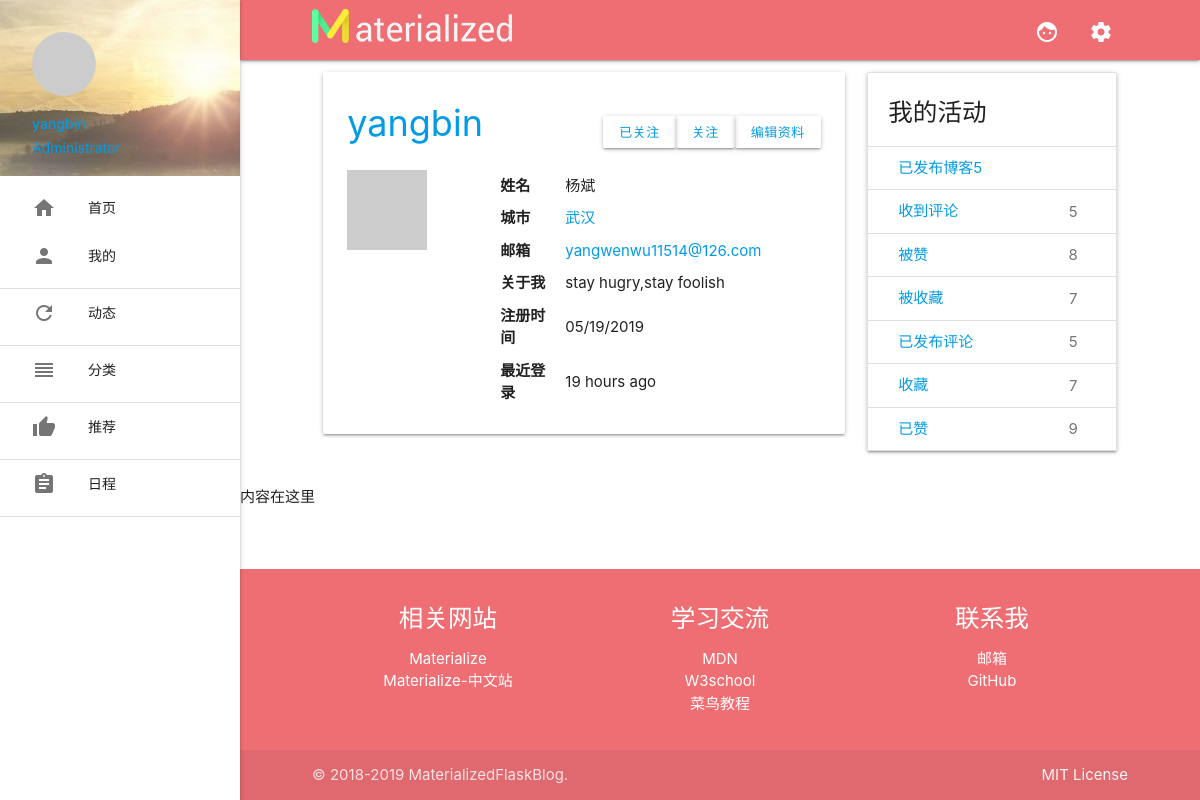
/test (signed in), run on an earlier commit of the app's database.
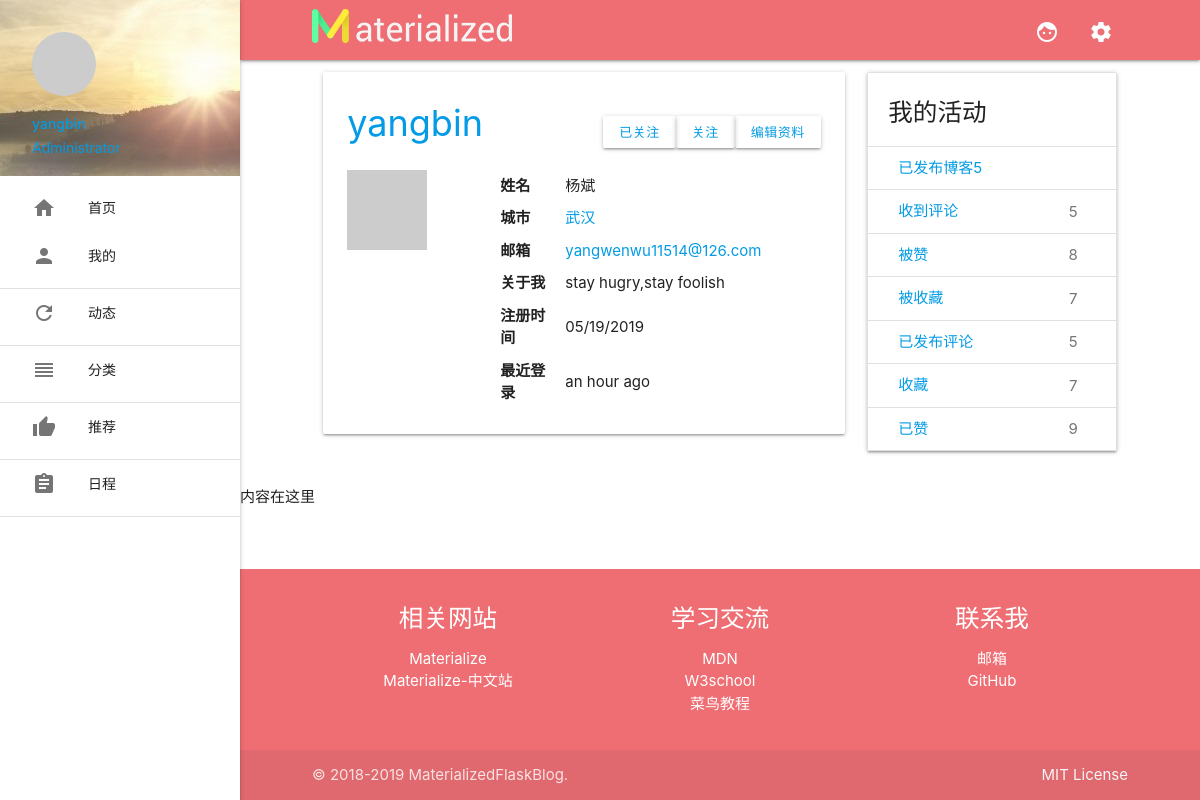
And on a later commit of the database.
### app/models.py (models this page shows, shortened)
class User(UserMixin, db.Model):
    __tablename__ = 'users'
    id = db.Column(db.Integer, primary_key=True)
    email = db.Column(db.String(64), unique=True, index=True)
    username = db.Column(db.String(64), unique=True, index=True)
    role_id = db.Column(db.Integer, db.ForeignKey('roles.id'))
    password_hash = db.Column(db.String(128))
    confirmed = db.Column(db.Boolean, default=False)
    name = db.Column(db.String(64))
    location = db.Column(db.String(64))
    about_me = db.Column(db.Text())
    member_since = db.Column(db.DateTime(), default=datetime.utcnow)
    last_seen = db.Column(db.DateTime(), default=datetime.utcnow)
    avatar_hash = db.Column(db.String(32))
    posts = db.relationship('Post', backref='author', lazy='dynamic')
    followed = db.relationship('Follow',
                               foreign_keys=[Follow.follower_id],
                               backref=db.backref('follower', lazy='joined'),
                               lazy='dynamic',
                               cascade='all, delete-orphan')
    followers = db.relationship('Follow',
                                foreign_keys=[Follow.followed_id],
                                backref=db.backref('followed', lazy='joined'),
                                lazy='dynamic',
                                cascade='all, delete-orphan')
    comments = db.relationship('Comment', backref='author', lazy='dynamic')
    collections = db.relationship('Post',
                                  secondary=collect,
                                  backref=db.backref('collectors', lazy='dynamic'),
                                  lazy='dynamic')
    liked_posts = db.relationship('Post',
                                  secondary=like,
                                  backref=db.backref('likers', lazy='dynamic'),
                                  lazy='dynamic')
    items = db.relationship('Item', backref='author', cascade='all')
    @property
    def password(self):
        raise AttributeError('password is not a readable attribute')
    def ping(self):
        self.last_seen = datetime.utcnow()
        db.session.add(self)
    def gravatar_hash(self):
        return hashlib.md5(self.email.lower().encode('utf-8')).hexdigest()
    def gravatar(self, size=100, default='identicon', rating='g'):
        url = 'https://secure.gravatar.com/avatar'
        hash = self.avatar_hash or self.gravatar_hash()
        return '{url}/{hash}?s={size}&d={default}&r={rating}'.format(
            url=url, hash=hash, size=size, default=default, rating=rating)
    def collect(self, post):
        if not self.is_collecting(post):
            self.collections.append(post)
            db.session.add(self)
    def like(self, post):
        if not self.is_liking(post):
            self.liked_posts.append(post)
            db.session.add(self)

class Role(db.Model):
    __tablename__ = 'roles'
    id = db.Column(db.Integer, primary_key=True)
    name = db.Column(db.String(64), unique=True)
    default = db.Column(db.Boolean, default=False, index=True)
    permissions = db.Column(db.Integer)
    users = db.relationship('User', backref='role', lazy='dynamic')

### app/main/views.py (the view)
@main.route('/test')
def test():
    return render_template('test.html')

### app/auth/views.py (called while the page is built)
@auth.before_app_request
def before_request():
    if current_user.is_authenticated:
        current_user.ping()
        if not current_user.confirmed \
                and request.endpoint \
                and request.blueprint != 'auth'\
                and request.endpoint != 'static':
            return redirect(url_for('auth.unconfirmed'))

### app/main/__init__.py (called while the page is built)
@main.app_context_processor
def inject_permissions():
    return dict(Permission=Permission)

### app/models.py (called while the page is built)
@login_manager.user_loader
def load_user(user_id):
    return User.query.get(int(user_id))

### app/templates/test.html (shortened to what this page needs)
{% extends "base.html" %}
{% block content %}
<main>
    <div class="container">
        <div class="row grid">
            <div class="col l8 m8 s12">
               <div class="card profile-card">
                    <div class="profile-header">
                        <a class="profile-name">yangbin</a>
                        <div class="btn-small transparent right"><a href="{{ url_for('.edit_profile') }}">编辑资料</a></div>
                            <div class="btn-small transparent right"><a href="{{ url_for('.follow', username=current_user.username) }}" >关注</a></div>
                            <div class="btn-small transparent right"><a href="{{ url_for('.unfollow', username=current_user.username) }}" >已关注</a></div>
                    </div>
                    <img class="profile-thumbnail" src="{{ current_user.gravatar(size=128) }}" alt="Profile Photo">
                    <div class="profile-table">
                        <table class="highlight">
                        {% if current_user.name %}
                        <tr>
                            <th>姓名</th>
                            <td>{{ current_user.name }}</td>
                        </tr>
                        {% endif %}
                        {% if current_user.location %}
                        <tr>
                            <th>城市</th>
                            <td><a href="http://maps.baidu.com/?q={{current_user.location }}">{{ current_user.location }}</a></td>
                        </tr>
                        {% endif %}
                        {% if current_user.is_authenticated %}
                        <tr>
                            <th>邮箱</th>
                            <td><a href="mailto:{{ current_user.email }}">{{ current_user.email }}</a></td>
                        </tr>
                        {% endif %}
                        {% if current_user.about_me %}
                        <tr>
                            <th class="about_me">关于我</th>
                            <td>{{ current_user.about_me }}</td>
                        </tr>
                        {% endif %}
                        <tr>
                            <th>注册时间</th>
                            <td>{{ moment(current_user.member_since).format('L') }}</td>
                        </tr>
                        <tr>
                            <th>最近登录</th>
                            <td>{{ moment(current_user.last_seen).fromNow() }}</td>
                        </tr>
                    </table>
                    </div>
               </div>
            </div>
            <div class="col l4 m4 s12">
                <ul class="card collection with-header">
                    <li class="collection-header"><h5>我的活动</h5></li>
                    <li class="collection-item">
                        <a>已发布博客<span>5</span></a>
                    </li>
                    <li class="collection-item">
                        <div><a>收到评论<span class="badge">5</span></a></div>
                    </li>
                    <li class="collection-item">
                        <div ><a>被赞<span class="badge">8</span></a></div>
                    </li>
                    <li class="collection-item">
                        <div><a>被收藏<span class="badge">7</span></a></div>
                    </li>
                    <li class="collection-item">
                        <div><a>已发布评论<span class="badge">5</span></a></div>
                    </li>
                    <li class="collection-item">
                        <div><a>收藏<span class="badge">7</span></a></div>
                    </li>
                    <li class="collection-item">
                        <div><a>已赞<span class="badge">9</span></a></div>
                    </li>
                </ul>
            </div>
        </div>
    </div>
    <div class="items">
        <p>内容在这里</p>
    </div>
</main>
{% endblock %}

### app/templates/base.html (shortened to what this page needs)
{% block doc -%}
<!DOCTYPE html>
<html{% block html_attribs %}{% endblock html_attribs %}>
{%- block html %}
    <head>
    {%- block head %}
    {%- block styles %}
    <link href="{{ url_for('static', filename='css/materialize.css') }}" rel="stylesheet">
    <link rel="stylesheet" type="text/css" href="{{ url_for('static', filename='css/styles.css') }}">
    {%- endblock styles %}
    {%- endblock head %}
    </head>
<body{% block body_attribs %}{% endblock body_attribs %}>
{% block body -%}
    {% block navbar %}
    <header>
        <nav class="top-nav">
            <div class="container">
                <div class="nav-wrapper">
                    <a href="{{ url_for('main.index') }}" class="brand-logo">
                        <img src="{{ url_for('static', filename='images/materialize-logo.png') }}" alt="MaterializedFlask">
                    </a>
                    <ul class="right hide-on-med-and-down">
                        {% if current_user.is_authenticated %}
                        <li><a href="{{ url_for('main.user', username=current_user.username) }}"><i class="material-icons">face</i></a></li>
                        <li><a class="dropdown-trigger" href="" data-target="dropdown1"><i class="material-icons">settings</i></a></li>
                        {% else %}
                        <li><a href="{{ url_for('auth.register') }}"><i class="material-icons left">person_add</i>注册</a></li>
                        <li><a href="{{ url_for('auth.login') }}"><i class="material-icons left">input</i>登录</a></li>
                        {% endif %}
                    </ul>
                </div>
            </div>
        </nav>
        <ul class="sidenav sidenav-fixed">
            <li>
                <div class="user-view">
                    <div class="background">
                        <img src="{{ url_for('static', filename='images/bg.jpg') }}" alt="MaterializedFlask">
                    </div>
                    {% if current_user.is_authenticated %}
                    <a href="#"><img class="circle" src="{{ current_user.gravatar(size=120) }}"></a>
                    <a href="#"><span class="flow-text name">{{ current_user.username }}</span></a>
                    <a href="#"><span class="flow-text email">{{ current_user.role.name }}</span></a>
                    {% else %}
                    <a href="#"><img class="circle" src="{{ url_for('static', filename='images/profile-128.png') }}"></a>
                    <a href="#"><span class="white-text name">Guest</span></a>
                    <a href="#"><span class="white-text email">Welcome!</span></a>
                    {% endif %}
                </div>
            </li>
            <li class="bold"><a href="{{ url_for('main.index') }}"><i class="material-icons">home</i>首页</a></li>
            {% if current_user.is_authenticated %}
            <li class="bold"><a href="{{ url_for('main.mines') }}"><i class="material-icons">person</i>我的</a></li>
            <li><div class="divider"></div></li>
            <li class="bold"><a href="{{ url_for('main.updates') }}"><i class="material-icons">refresh</i>动态</a></li>
            <li><div class="divider"></div></li>
            <li class="bold"><a href="{{ url_for('main.tag') }}"><i class="material-icons">reorder</i>分类</a></li>
            <li><div class="divider"></div></li>
            <li class="bold"><a href="{{ url_for('main.recommended') }}"><i class="material-icons">thumb_up</i>推荐</a></li>
            <li><div class="divider"></div></li>
            <li class="bold"><a class="tool-item" href="{{ url_for('main.app') }}"><i class="material-icons">assignment</i>日程</a></li>
            <li><div class="divider"></div></li>
            {% endif %}
        </ul>
    </header>
    {%- endblock navbar %}
    {% block content -%}
    {%- endblock content %}
    {% block footer %}
    <footer class="page-footer">
        <div class="container">
            <div class="row">
                <div class="col l4 s12 center">
                    <h5 class="white-text">相关网站</h5>
                    <ul>
                        <li><a class="white-text" target="_blank" href="https://materializecss.com/">Materialize</a></li>
                        <li><a class="white-text" target="_blank" href="http://www.materializecss.cn/">Materialize-中文站</a></li>
                    </ul>
                </div>
                <div class="col l4 s12 center">
                    <h5 class="white-text">学习交流</h5>
                    <ul>
                        <li><a class="white-text" target="_blank" href="https://developer.mozilla.org/zh-CN/docs/Web">MDN</a></li>
                        <li><a class="white-text" target="_blank" href="http://www.w3school.com.cn/">W3school</a></li>
                        <li><a class="white-text" target="_blank" href=" https://www.runoob.com/">菜鸟教程</a></li>
                    </ul>
                </div>
                <div class="col l4 s12 center" style="overflow: hidden;">
                    <h5 class="white-text">联系我</h5>
                    <ul>
                        <li><a class="white-text" target="_blank" href="mailto:yangwen11514@sina.cn">邮箱</a></li>
                        <li><a class="white-text" target="_blank" href="https://github.com/YangBin1729">GitHub</a></li>
                    </ul>
                </div>
            </div>
        </div>
        <div class="footer-copyright">
            <div class="container">
                © 2018-2019 MaterializedFlaskBlog.
                <a class="grey-text text-lighten-4 right" href="https://github.com/Dogfalo/materialize/blob/master/LICENSE">MIT License</a>
            </div>
        </div>
    </footer>
    {% endblock %}
{%- endblock body %}
</body>
{%- endblock html %}
</html>
{% endblock doc -%}

### app/static/css/styles.css (style rules this page uses)
header, main, footer { padding-left: 240px; }
.container { width: 85%; }
.top-nav { height: 60px; }
.sidenav { width: 240px; }
body { display: flex; min-height: 100vh; flex-direction: column; }
main { flex: 1 0 auto; }
div.profile-card { padding: 24px; position: relative; }
div.profile-header { margin-top: 0; margin-bottom: 20px; }
a.profile-name { font-size: 2.4em; }
div.profile-header div.btn-small { margin-top: 20px; }
div.profile-card img { float: left; }
div.profile-card .profile-table { padding-left: 148px; }
table tr { border: none; }
table th,td { padding-bottom: 5px; padding-top: 5px; }
table th { width: 20%; }

What changed in the data, as far as the page shows it:
changed User "杨斌": last_seen "19 hours ago" → "an hour ago"
